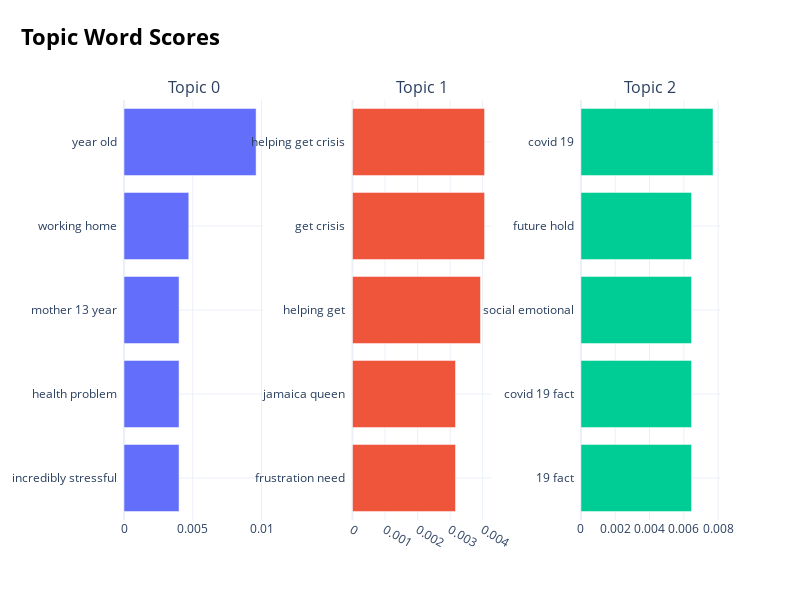

Write notebook code for a chart like this one.
### Code cell
topic_model.visualize_barchart()

### Figure 1 — Plotly figure (JSON) as saved in the notebook; plotly's stock layout.template omitted (floating-point values rounded to 4 significant figures)
{"data": [{"orientation": "h", "type": "bar", "x": [0.004002, 0.004002, 0.004002, 0.004709, 0.009605], "xaxis": "x", "y": ["incredibly stressful  ", "health problem  ", "mother 13 year  ", "working home  ", "year old  "], "yaxis": "y"}, {"orientation": "h", "type": "bar", "x": [0.003165, 0.003165, 0.003933, 0.004059, 0.004059], "xaxis": "x2", "y": ["frustration need  ", "jamaica queen  ", "helping get  ", "get crisis  ", "helping get crisis  "], "yaxis": "y2"}, {"orientation": "h", "type": "bar", "x": [0.006446, 0.006446, 0.006446, 0.006446, 0.007701], "xaxis": "x3", "y": ["19 fact  ", "covid 19 fact  ", "social emotional  ", "future hold  ", "covid 19  "], "yaxis": "y3"}], "layout": {"annotations": [{"font": {"size": 16}, "showarrow": false, "text": "Topic 0", "x": 0.1167, "xanchor": "center", "xref": "paper", "y": 1, "yanchor": "bottom", "yref": "paper"}, {"font": {"size": 16}, "showarrow": false, "text": "Topic 1", "x": 0.5, "xanchor": "center", "xref": "paper", "y": 1, "yanchor": "bottom", "yref": "paper"}, {"font": {"size": 16}, "showarrow": false, "text": "Topic 2", "x": 0.8833, "xanchor": "center", "xref": "paper", "y": 1, "yanchor": "bottom", "yref": "paper"}], "height": 600, "hoverlabel": {"bgcolor": "white", "font": {"family": "Rockwell", "size": 16}}, "showlegend": false, "title": {"font": {"color": "Black", "size": 22}, "text": "<b>Topic Word Scores", "x": 0.15, "xanchor": "center", "y": 0.95, "yanchor": "top"}, "width": 800, "xaxis": {"anchor": "y", "domain": [0, 0.2333], "showgrid": true}, "xaxis2": {"anchor": "y2", "domain": [0.3833, 0.6167], "showgrid": true}, "xaxis3": {"anchor": "y3", "domain": [0.7667, 1.0], "showgrid": true}, "yaxis": {"anchor": "x", "domain": [0, 1], "showgrid": true}, "yaxis2": {"anchor": "x2", "domain": [0, 1], "showgrid": true}, "yaxis3": {"anchor": "x3", "domain": [0, 1], "showgrid": true}}}
